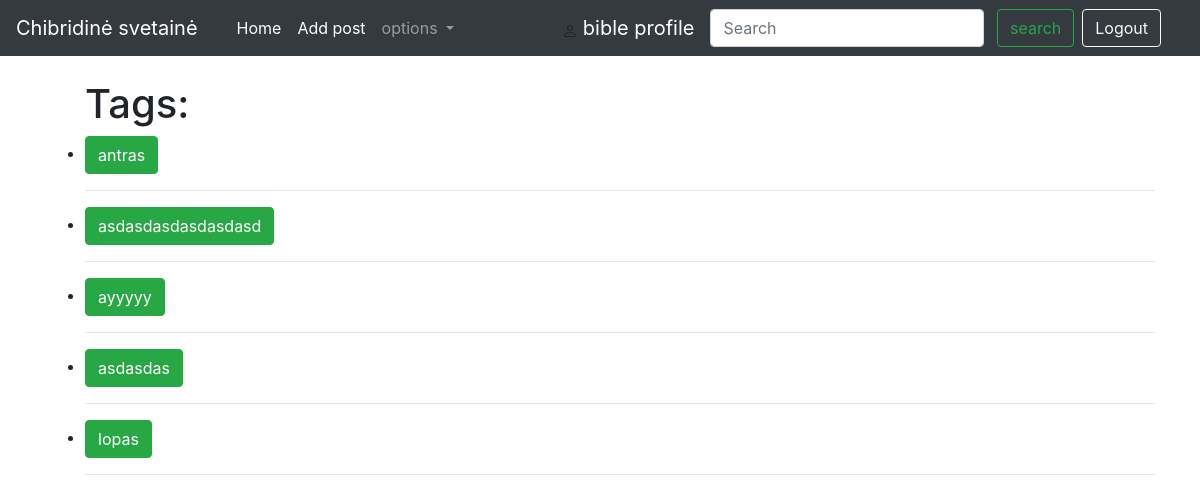
Before: /all_tags/ (signed in) with the older database file.
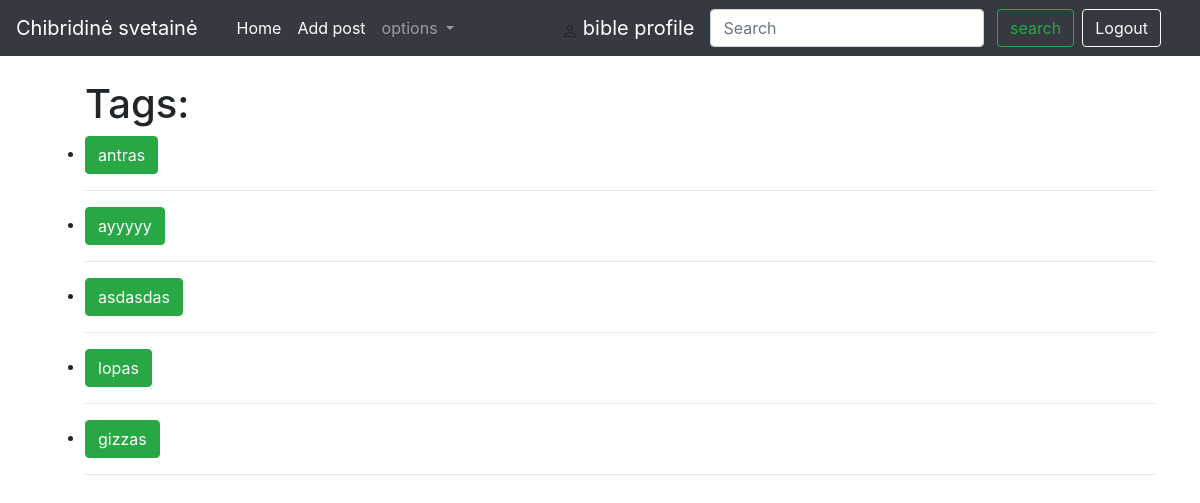
After: the same page with the newer database file.
### ciongo_posts/models.py (models this page shows, shortened)
class Tag(models.Model):
    name = models.CharField('tag', max_length=100, unique=True)

### ciongo_posts/views.py (the view)
# urls.py: path('all_tags/', AllTaggView.as_view(), name = "all_tags"),
class AllTaggView(ListView):
    model = Tag
    template_name = "all_tags.html"

### ciongo_posts/templates/all_tags.html (shortened to what this page needs)
{% extends "base.html" %}
{% block content %}
<ul>
    <br>
    <h1>Tags:</h1>
    {% for us in object_list %}
    <li><strong><a class="btn btn-success" href="{% url 'tag' us.id %}">{{ us.name }}</a></strong></li>
    <hr>
    {% empty %}
        <li>No no tags yet.</li>
    {% endfor %}
</ul>
{% endblock %}

Changed rows visible on the page:
removed Tag: name "asdasdasdasdasdasd"
added Tag: name "gizzas"
